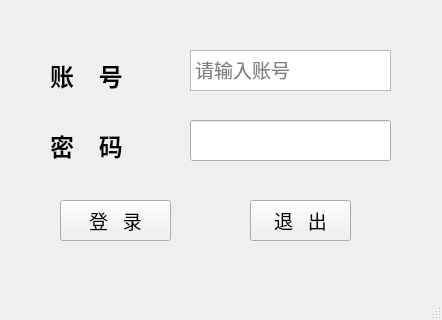
<?xml version="1.0" encoding="UTF-8"?>
<ui version="4.0">
 <class>Login</class>
 <widget class="QMainWindow" name="Login">
  <property name="geometry">
   <rect>
    <x>0</x>
    <y>0</y>
    <width>442</width>
    <height>320</height>
   </rect>
  </property>
  <property name="windowTitle">
   <string>MainWindow</string>
  </property>
  <widget class="QWidget" name="centralwidget">
   <widget class="QLabel" name="label">
    <property name="geometry">
     <rect>
      <x>50</x>
      <y>50</y>
      <width>101</width>
      <height>51</height>
     </rect>
    </property>
    <property name="font">
     <font>
      <family>等线</family>
      <pointsize>18</pointsize>
      <weight>75</weight>
      <bold>true</bold>
     </font>
    </property>
    <property name="text">
     <string>账    号</string>
    </property>
   </widget>
   <widget class="QLabel" name="label_2">
    <property name="geometry">
     <rect>
      <x>50</x>
      <y>130</y>
      <width>101</width>
      <height>31</height>
     </rect>
    </property>
    <property name="font">
     <font>
      <family>等线</family>
      <pointsize>18</pointsize>
      <weight>75</weight>
      <bold>true</bold>
     </font>
    </property>
    <property name="text">
     <string>密    码</string>
    </property>
   </widget>
   <widget class="QTextEdit" name="account">
    <property name="geometry">
     <rect>
      <x>190</x>
      <y>50</y>
      <width>201</width>
      <height>41</height>
     </rect>
    </property>
    <property name="font">
     <font>
      <family>Arial</family>
      <pointsize>14</pointsize>
     </font>
    </property>
    <property name="placeholderText">
     <string>请输入账号</string>
    </property>
   </widget>
   <widget class="QLineEdit" name="password">
    <property name="geometry">
     <rect>
      <x>190</x>
      <y>120</y>
      <width>201</width>
      <height>41</height>
     </rect>
    </property>
    <property name="font">
     <font>
      <family>Arial</family>
      <pointsize>14</pointsize>
     </font>
    </property>
    <property name="echoMode">
     <enum>QLineEdit::Password</enum>
    </property>
   </widget>
   <widget class="QPushButton" name="login">
    <property name="geometry">
     <rect>
      <x>60</x>
      <y>200</y>
      <width>111</width>
      <height>41</height>
     </rect>
    </property>
    <property name="font">
     <font>
      <family>微软雅黑</family>
      <pointsize>14</pointsize>
     </font>
    </property>
    <property name="text">
     <string>登   录</string>
    </property>
   </widget>
   <widget class="QPushButton" name="pushButton">
    <property name="geometry">
     <rect>
      <x>250</x>
      <y>200</y>
      <width>101</width>
      <height>41</height>
     </rect>
    </property>
    <property name="font">
     <font>
      <family>微软雅黑</family>
      <pointsize>14</pointsize>
     </font>
    </property>
    <property name="text">
     <string>退   出</string>
    </property>
   </widget>
   <widget class="QWidget" name="widget" native="true">
    <property name="geometry">
     <rect>
      <x>530</x>
      <y>80</y>
      <width>411</width>
      <height>351</height>
     </rect>
    </property>
   </widget>
  </widget>
  <widget class="QMenuBar" name="menubar">
   <property name="geometry">
    <rect>
     <x>0</x>
     <y>0</y>
     <width>442</width>
     <height>26</height>
    </rect>
   </property>
  </widget>
  <widget class="QStatusBar" name="statusbar"/>
 </widget>
 <resources/>
 <connections/>
</ui>
